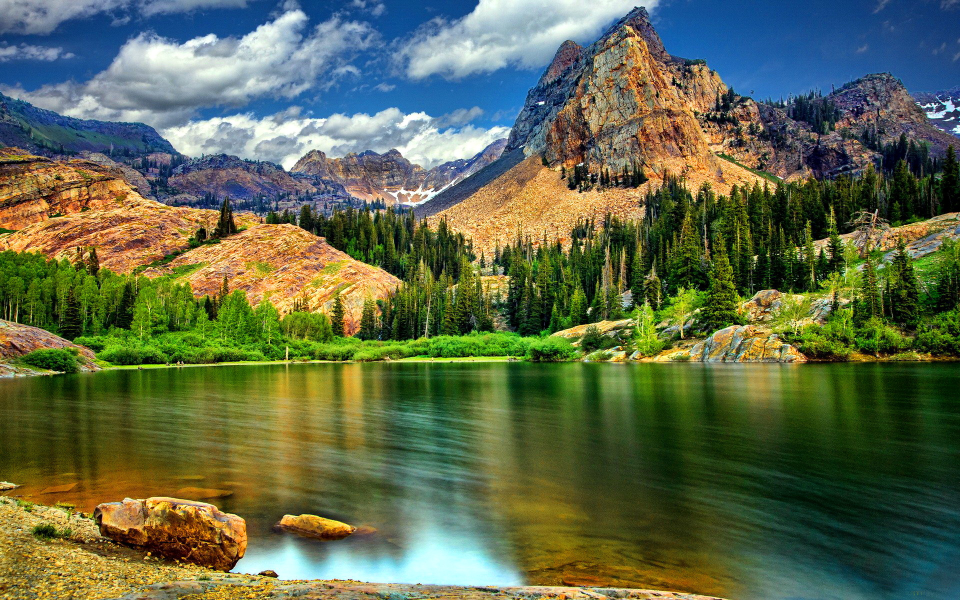
#> input picture Image and openCV/images/image1.jpg, 1920 x 1200 px (shown at 1/2 size); its folder holds only this picture in this run
$ python script1.py
#> lines starting #> are read from the running program, lines starting #| are printed output that depends on the picture
import cv2
import glob


images = glob.glob('images//*.jpg')

for image in images:
    img = cv2.imread(image, 0)
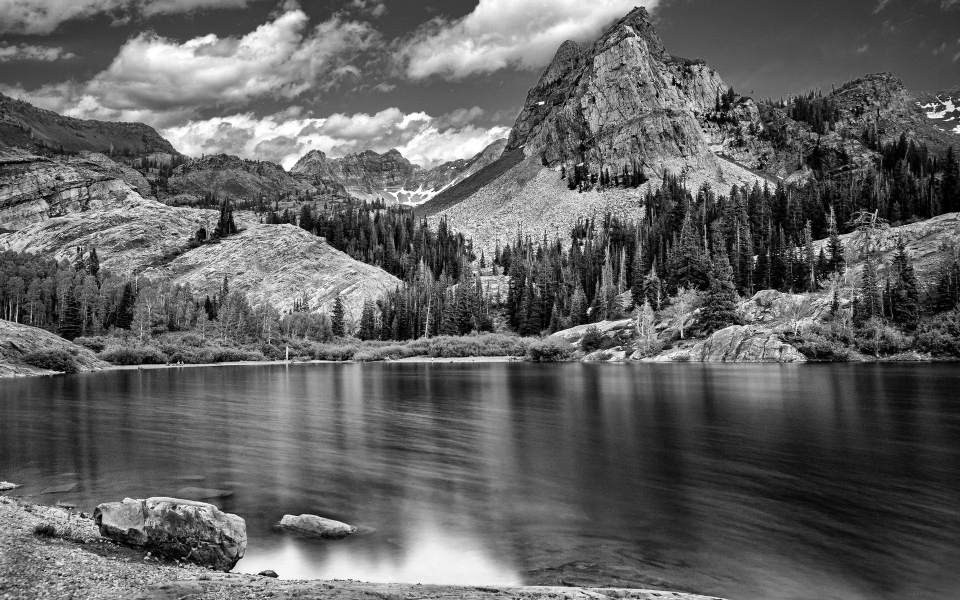
#> img: shape (1200, 1920) (shown at 1/2 size); min 0, max 255, mean 99
    re = cv2.resize(img, (100, 100))
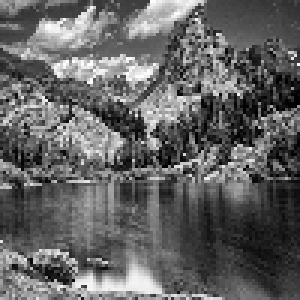
#> re: shape (100, 100) (shown 3 times larger); min 0, max 255, mean 99.1
    cv2.imshow('hello', re)
    cv2.waitKey(1000)
    cv2.destroyAllWindows()
    cv2.imwrite('images//resized_' + image, re)

$ run again, on Image and openCV/images/image4.jpg
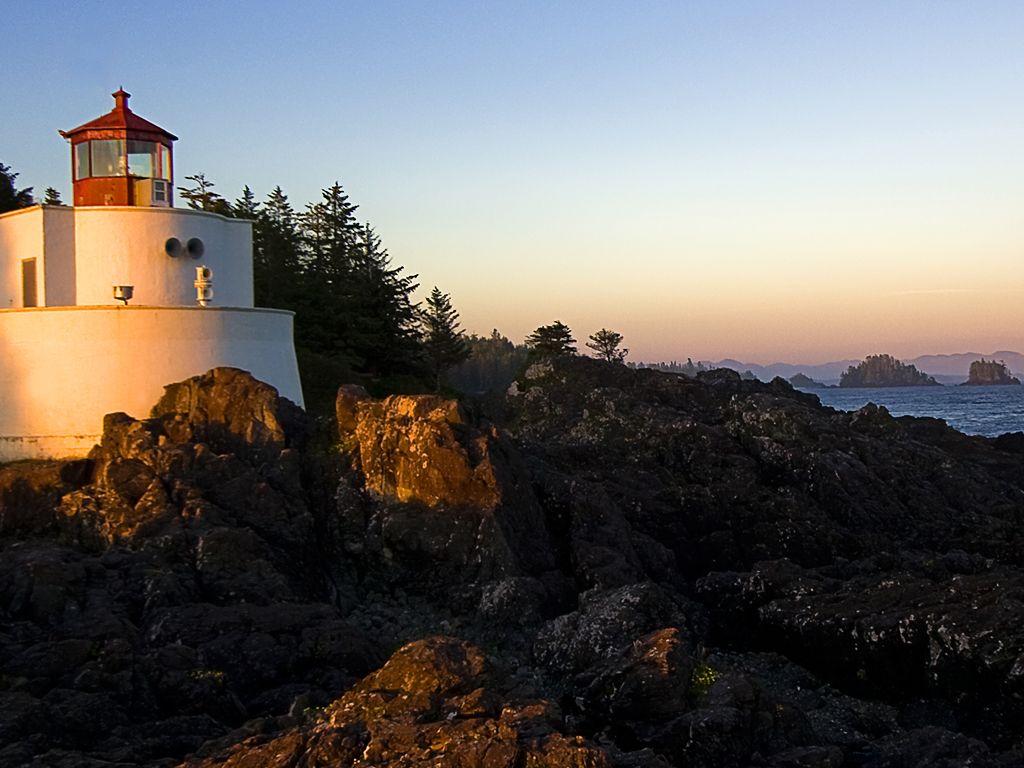
#> input picture Image and openCV/images/image4.jpg, 1024 x 768 px
#> `img = cv2.imread(image, 0)`:
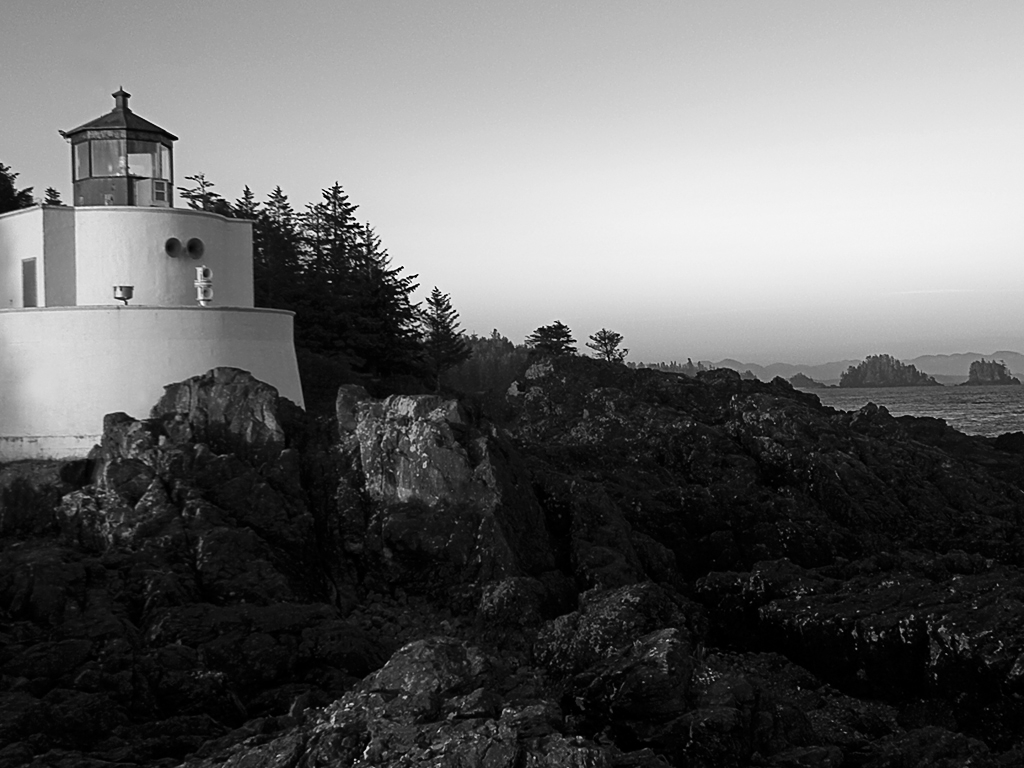
#> img: shape (768, 1024); min 0, max 255, mean 101.6
#> `re = cv2.resize(img, (100, 100))`:
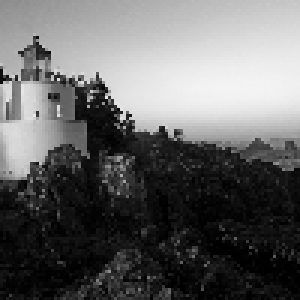
#> re: shape (100, 100) (shown 3 times larger); min 0, max 244, mean 101.7

$ run again, on Image and openCV/images/image5.jpg
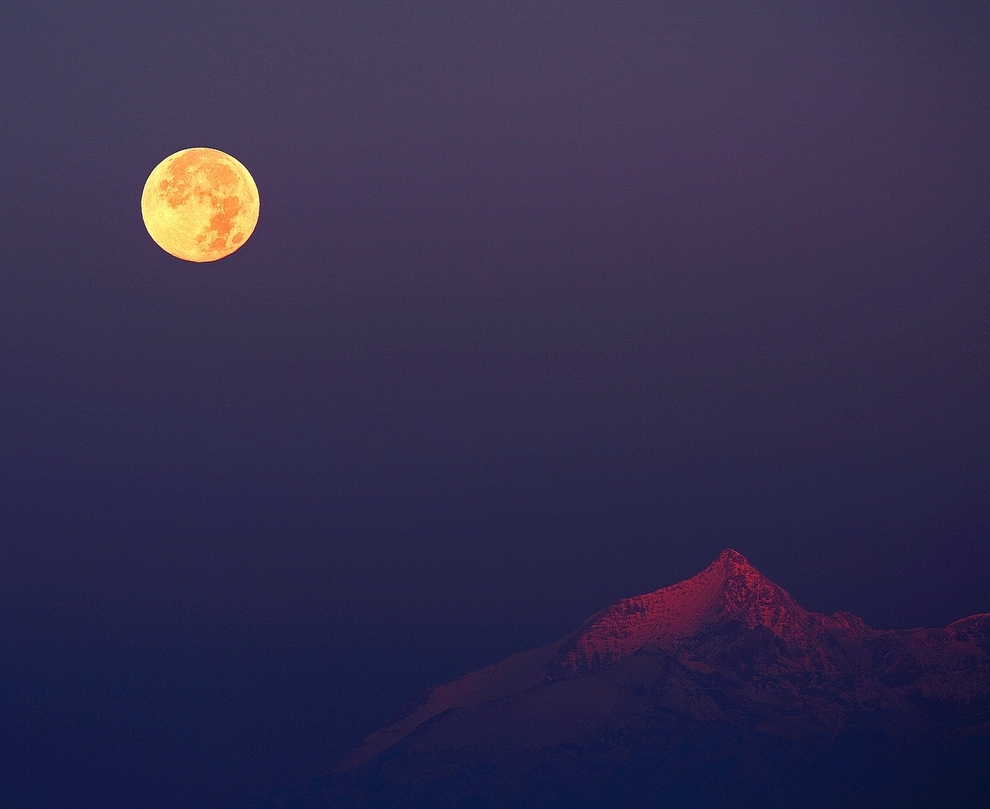
#> input picture Image and openCV/images/image5.jpg, 990 x 809 px
#> `img = cv2.imread(image, 0)`:
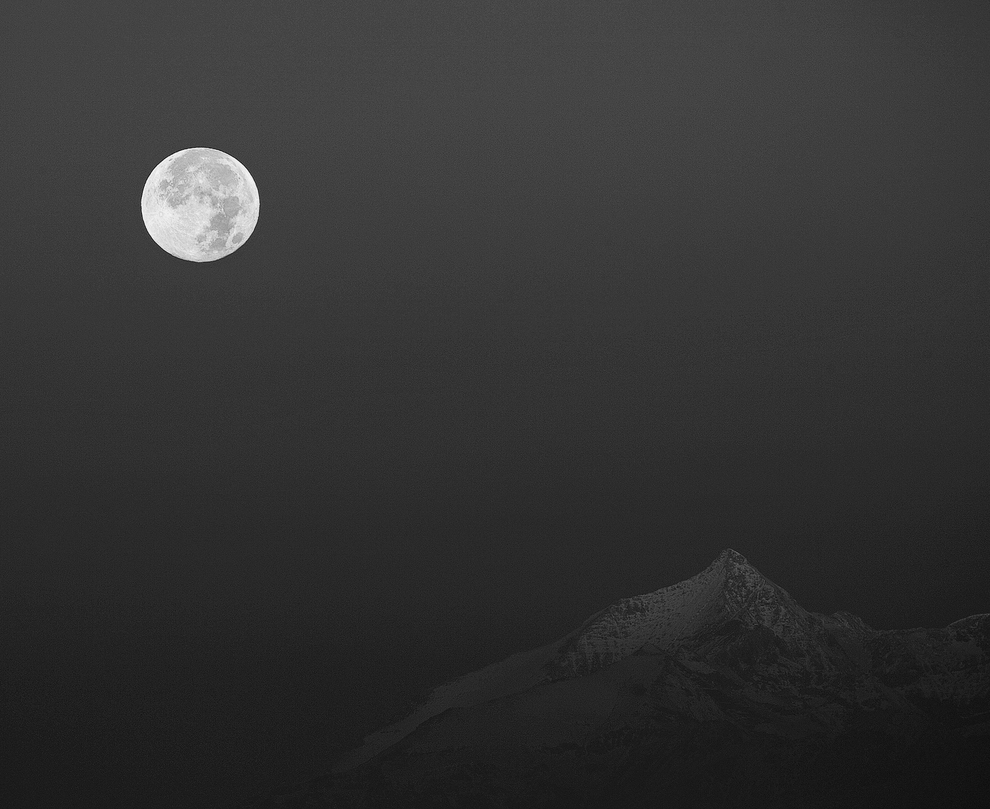
#> img: shape (809, 990); min 12, max 251, mean 51
#> `re = cv2.resize(img, (100, 100))`:
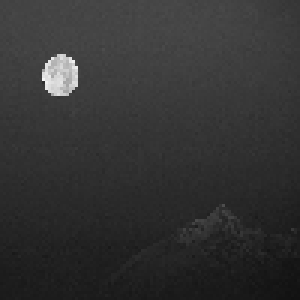
#> re: shape (100, 100) (shown 3 times larger); min 17, max 244, mean 50.9

$ run again, on Image and openCV/images/image2.jpg
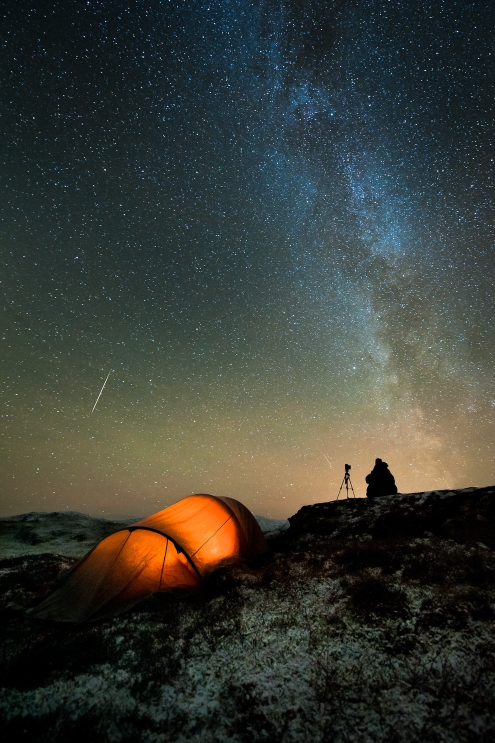
#> input picture Image and openCV/images/image2.jpg, 990 x 1485 px (shown at 1/2 size)
#> `img = cv2.imread(image, 0)`:
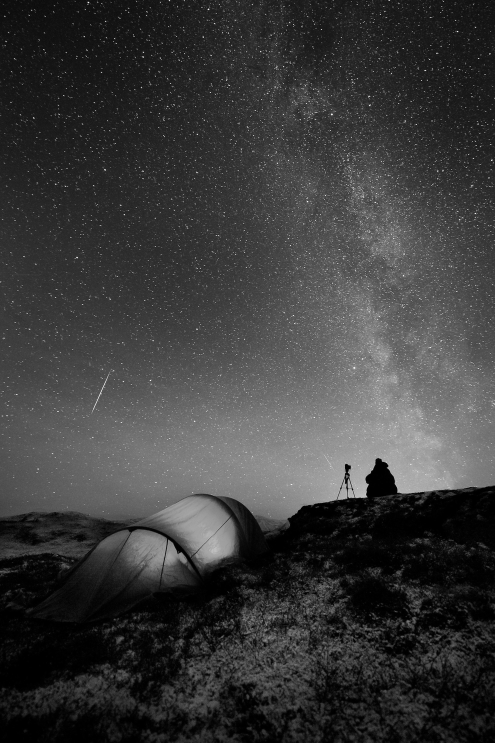
#> img: shape (1485, 990) (shown at 1/2 size); min 0, max 255, mean 58.4
#> `re = cv2.resize(img, (100, 100))`:
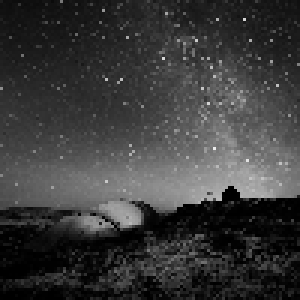
#> re: shape (100, 100) (shown 3 times larger); min 0, max 236, mean 58.3
